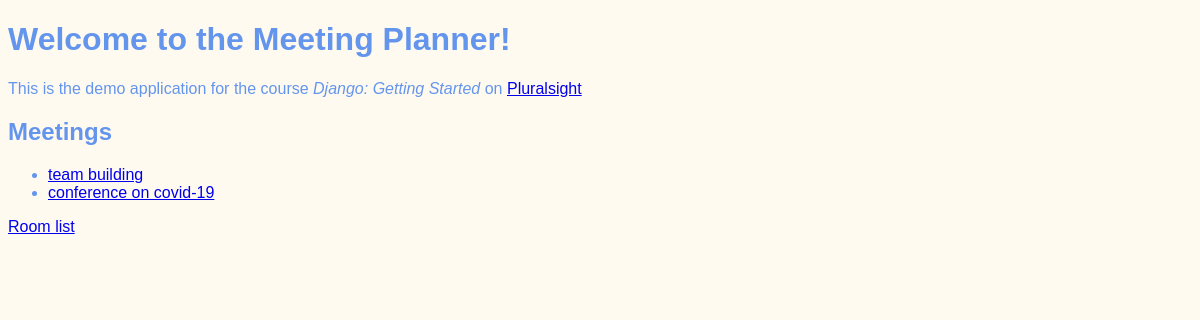
Before: / with the older database file.
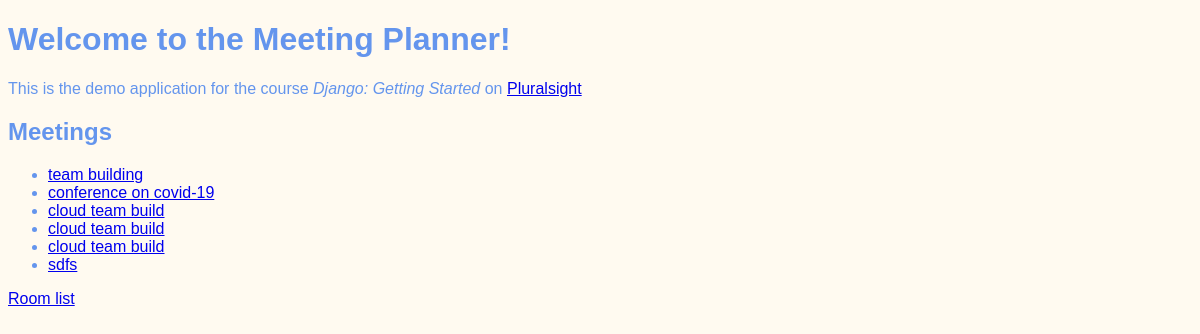
After: the same page with the newer database file.
### meetings/models.py (models this page shows, shortened)
class Meeting(models.Model):
    title = models.CharField(max_length=200)
    date = models.DateField()
    start_time = models.TimeField(default=time(9))
    duration = models.IntegerField(default=1)
    room = models.ForeignKey(Room, on_delete=models.CASCADE)

### website/views.py (the view)
# urls.py: path('',welcome, name='welcome'),
def welcome(request):
    return render(request, "website/welcome.html",{"meetings": Meeting.objects.all()})

### website/templates/website/welcome.html (shortened to what this page needs)
 {% extends "base.html" %}
{% block content %}
    <h1>Welcome to the Meeting Planner!</h1>
    <p>
        This is the demo application for the course
        <em>Django: Getting Started</em>
        on  <a href="https://www.pluralsight.com">Pluralsight</a>
    </p>
    <h2>Meetings</h2>
    <ul>
        {% for meeting in meetings%}
        <li>
            <a href="{% url 'detail' meeting.id %}">
                {{meeting.title}}
            </a>
        </li>
        {% endfor%}
    </ul>
    <a href="{% url 'rooms' %}">Room list</a>
{% endblock %}

Changed rows visible on the page:
added Meeting: title "cloud team build"
added Meeting: title "cloud team build"
added Meeting: title "cloud team build"
added Meeting: title "sdfs"
